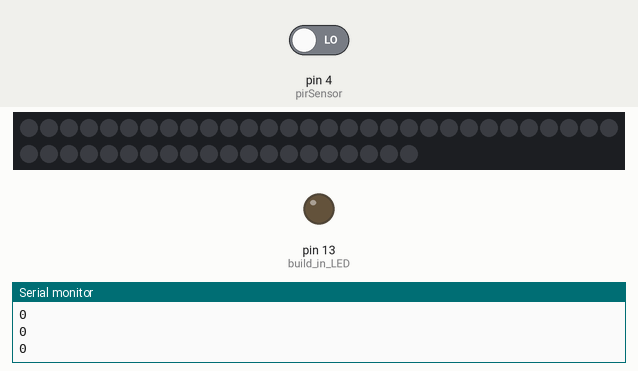
Simulated run of this sketch. Board: Arduino Uno, built with avr-gcc and run on an emulated ATmega328P. Parts: 50 RGB LEDs in strip order, left to right, continuing on the next row, output pins drawn as LEDs (lit = HIGH), the last lines printed to the serial monitor. Inputs (shaded band) come from the test bench; at power-on: pin 4 (pirSensor) LOW. Dim RGB values are drawn brighter than linear; random numbers use the default seed unless the sketch sets one.

Above: at 2.0 s.
2.1 s: pin 4 (pirSensor) driven HIGH
At 2.59 s:
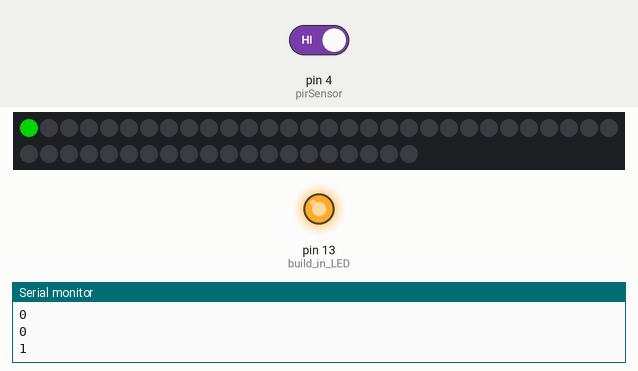
At 5.0 s:
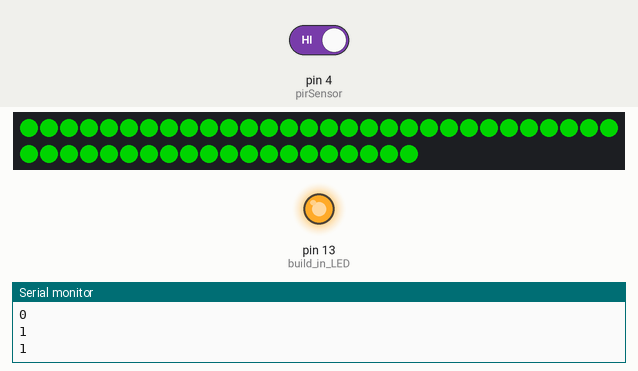
5.2 s: pin 4 (pirSensor) driven LOW
At 6.29 s:
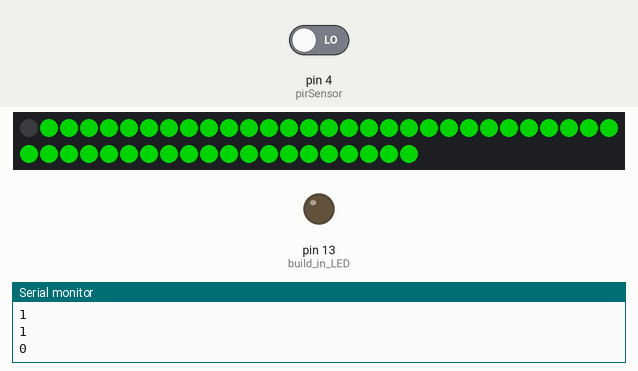
Timing chart, 0 to 8.2 s (numbered marks = the images above; inputs shaded):
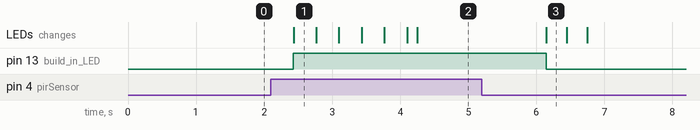

The sketch:

PIR_sensor_programable_LEDs.ino.ino
```cpp
/*

   A PIR sensor triggers a individually programmable LED strip (type WS2811, waterproof).
   The LED strip flashes randomly.
*/

#include "FastLED.h" //can be found in Arduino 1.8.5 library manager
// How many leds in your strip?
#define NUM_LEDS 50
// LED datawire connected to digital pin:
#define DATA_PIN 5
// Define the array of leds
CRGB leds[NUM_LEDS];

// PIR sensor recieves 5V. PIR sensor connected to digital pin:
int pirSensor = 4;

// for loop without delay() command:
long previousMillis = 0;
long startInterval = 10000;
long interval = 10000; //10000 is about 10 seconds


void setup() {
  Serial.begin(9600);
  pinMode(pirSensor, INPUT);
  pinMode(13, OUTPUT); //build in LED
  FastLED.addLeds<WS2811, DATA_PIN, RGB>(leds, NUM_LEDS);

}

void loop() {
  unsigned long currentMillis = millis();
  if (currentMillis - previousMillis > interval) { //when time run the code below
    randomBlink();
    previousMillis = currentMillis;
    interval = random(1, 5) * startInterval;
  }
  int sensorValue = digitalRead(pirSensor);
  Serial.println(sensorValue);

  if (sensorValue == 1) {
    digitalWrite(13, HIGH);
    for (int i = 0; i < 50; i++) {
      leds[i] = CRGB::Green; // select LED number and color
      FastLED.show();      // Turn the LED on
      delay(35);
    }
    previousMillis = currentMillis; // reset loop
  }
  if (sensorValue == 0) {
    digitalWrite(13, LOW);
    for (int i = 0; i < 50; i++) {
      leds[i] = CRGB::Black;
      // Turn the LED on
      FastLED.show();
      delay(10);
    }
  }
}

void randomBlink () {
  int LED = random(50);
  int blinks = random(5, 15);
  for (int i = 0; i < blinks; i++) {
    int delayTime = random(200);
    leds[LED] = CRGB::Red; // select LED number and color
    FastLED.show();      // Turn the LED on
    delay(delayTime);
    leds[LED] = CRGB::Black; // select LED number and color
    FastLED.show();      // Turn the LED on
    delay(delayTime);
  }
  //interval = random(1,5)*10000; //
}
```

Measured:
- after the input at 2.1 s, pin 13 (build_in_LED): LOW → HIGH after 0.33 s; the LEDs: change after 0.33 s (image 1)
- after the input at 5.2 s, pin 13 (build_in_LED): HIGH → LOW after 0.94 s; the LEDs: change after 0.95 s (image 3)
